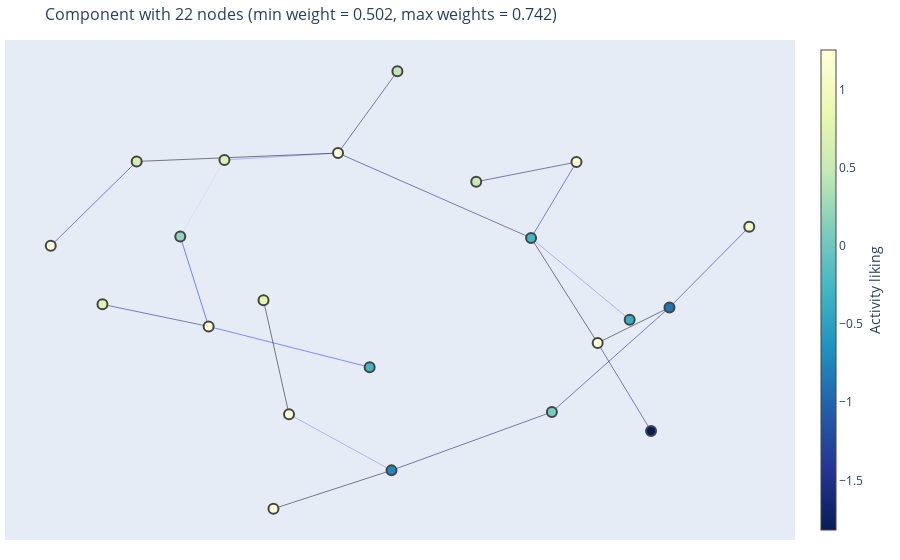
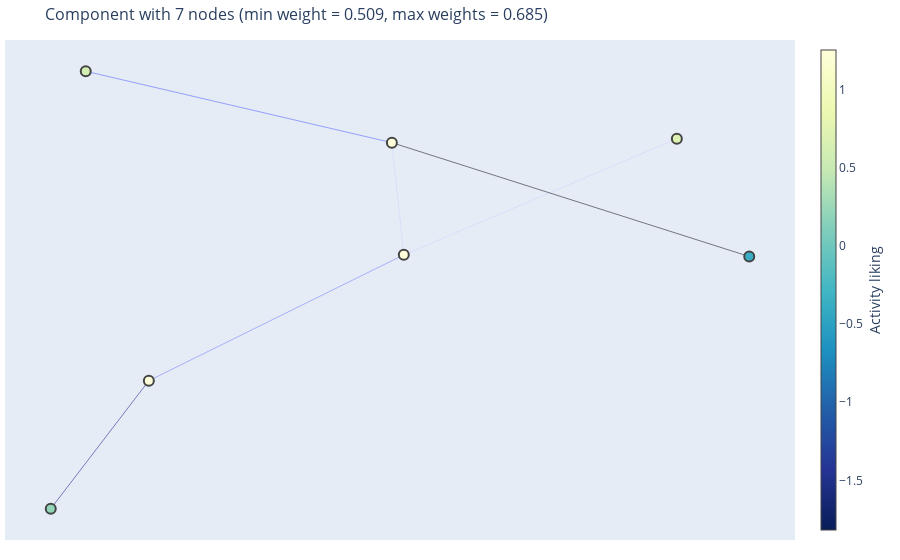
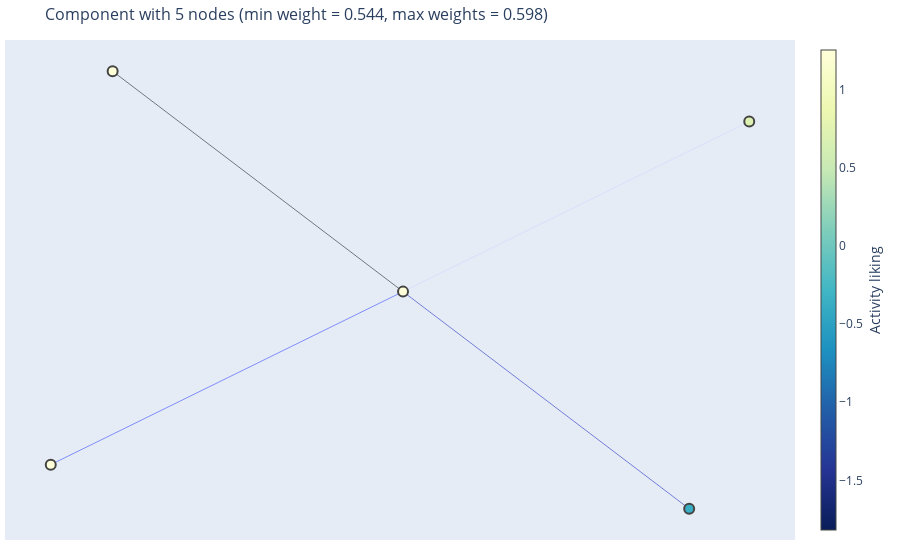

Write notebook code for charts like these, in order.
### Code cell
def cluster_nodes(G:nx.Graph, opposite_weight:bool = False, upper_quantile_removed:float=.8):
    """
    Cluster nodes with Kruskal's algorithm. 
    The greater the weight the less likely the two nodes are in the same component.
    """
    edge_attr_name = "weight" 
    if opposite_weight:
        new_G = add_opposite_edge_attr(G,"weight","opposite_weight")
        edge_attr_name = "opposite_weight"

    G_MST = nx.minimum_spanning_tree(new_G, weight=edge_attr_name)

    opposite_weight = list(nx.get_edge_attributes(G_MST,name=edge_attr_name).values())
    print("opposite_weight:",opposite_weight)

    q = np.quantile(opposite_weight,upper_quantile_removed)
    for edge,edge_opp_weight in nx.get_edge_attributes(G_MST,edge_attr_name).items():
        if edge_opp_weight >= q:
            G_MST.remove_edge(edge[0],edge[1])

    connected_components_index = sorted(nx.connected_components(G_MST), key=len, reverse=True)
    return connected_components_index, G_MST

def draw_clustering(G:nx.Graph,
                    opposite_weight: bool = True,
                    upper_quantile_removed:float=0.8,
                    node_annotations: Optional[Iterable] = None,
                    node_colors: Optional[Iterable] = None,
                    node_color_label: Optional[str] = ""):
    connected_components_index, G_MST = cluster_nodes(G, opposite_weight = opposite_weight, upper_quantile_removed = upper_quantile_removed)

    words = list(translator_word_to_index.keys())
    for nodes_index in connected_components_index:
        new_component_words = []
        for id in nodes_index:
            new_component_words.append(words[id])
        print("Component's words =", new_component_words)

        n_nodes = len(nodes_index)
        if n_nodes > 1: 
            component_subgraph = G_MST.subgraph(nodes_index)
            weights = list(nx.get_edge_attributes(component_subgraph,"weight").values())
            weight_message = f"min weight = {np.min(weights):.3f}, max weights = {np.max(weights):.3f}"

            draw_networkx_graph(
                component_subgraph,
                node_annotations=node_annotations,
                node_colors = node_colors,
                node_color_label = node_color_label,
                title=f"Component with {n_nodes:d} nodes ("+ weight_message +")")

draw_clustering(G_participant_graph,
                upper_quantile_removed=.7,
                node_annotations=list(translator_word_to_index.keys()),
                node_colors = participant_graph.x[:,0].tolist(),
                node_color_label = "Activity liking")

### Figure 1 — Plotly figure (JSON) as saved in the notebook; plotly's stock layout.template omitted (floating-point values rounded to 4 significant figures)
{"data": [{"hoverinfo": "none", "line": {"color": "hsl(235,100%,72%)", "width": 0.5}, "mode": "lines", "type": "scatter", "x": [-0.294, -0.005814], "y": [-0.5627, -0.8137]}, {"hoverinfo": "none", "line": {"color": "hsl(235,100%,3%)", "width": 0.5}, "mode": "lines", "type": "scatter", "x": [-0.294, -0.3657], "y": [-0.5627, -0.05399]}, {"hoverinfo": "none", "line": {"color": "hsl(235,100%,30%)", "width": 0.5}, "mode": "lines", "type": "scatter", "x": [-0.9639, -0.7223], "y": [0.1895, 0.5665]}, {"hoverinfo": "none", "line": {"color": "hsl(235,100%,24%)", "width": 0.5}, "mode": "lines", "type": "scatter", "x": [0.5738, 0.7239], "y": [-0.2446, -0.6377]}, {"hoverinfo": "none", "line": {"color": "hsl(235,100%,6%)", "width": 0.5}, "mode": "lines", "type": "scatter", "x": [0.5738, 0.3866], "y": [-0.2446, 0.2248]}, {"hoverinfo": "none", "line": {"color": "hsl(235,100%,0%)", "width": 0.5}, "mode": "lines", "type": "scatter", "x": [0.5738, 0.7757], "y": [-0.2446, -0.08574]}, {"hoverinfo": "none", "line": {"color": "hsl(235,100%,90%)", "width": 0.5}, "mode": "lines", "type": "scatter", "x": [-0.4755, -0.5997], "y": [0.5732, 0.2309]}, {"hoverinfo": "none", "line": {"color": "hsl(235,100%,73%)", "width": 0.5}, "mode": "lines", "type": "scatter", "x": [-0.4755, -0.1562], "y": [0.5732, 0.604]}, {"hoverinfo": "none", "line": {"color": "hsl(235,100%,71%)", "width": 0.5}, "mode": "lines", "type": "scatter", "x": [0.6638, 0.3866], "y": [-0.1405, 0.2248]}, {"hoverinfo": "none", "line": {"color": "hsl(235,100%,49%)", "width": 0.5}, "mode": "lines", "type": "scatter", "x": [-0.5997, -0.5199], "y": [0.2309, -0.1706]}, {"hoverinfo": "none", "line": {"color": "hsl(235,100%,1%)", "width": 0.5}, "mode": "lines", "type": "scatter", "x": [-0.7223, -0.1562], "y": [0.5665, 0.604]}, {"hoverinfo": "none", "line": {"color": "hsl(235,100%,54%)", "width": 0.5}, "mode": "lines", "type": "scatter", "x": [-0.5199, -0.06722], "y": [-0.1706, -0.353]}, {"hoverinfo": "none", "line": {"color": "hsl(235,100%,26%)", "width": 0.5}, "mode": "lines", "type": "scatter", "x": [-0.5199, -0.8185], "y": [-0.1706, -0.07199]}, {"hoverinfo": "none", "line": {"color": "hsl(235,100%,17%)", "width": 0.5}, "mode": "lines", "type": "scatter", "x": [-0.005814, 0.4451], "y": [-0.8137, -0.5529]}, {"hoverinfo": "none", "line": {"color": "hsl(235,100%,9%)", "width": 0.5}, "mode": "lines", "type": "scatter", "x": [-0.005814, -0.3377], "y": [-0.8137, -0.9852]}, {"hoverinfo": "none", "line": {"color": "hsl(235,100%,18%)", "width": 0.5}, "mode": "lines", "type": "scatter", "x": [0.2324, 0.5142], "y": [0.4758, 0.5638]}, {"hoverinfo": "none", "line": {"color": "hsl(235,100%,40%)", "width": 0.5}, "mode": "lines", "type": "scatter", "x": [0.5142, 0.3866], "y": [0.5638, 0.2248]}, {"hoverinfo": "none", "line": {"color": "hsl(235,100%,29%)", "width": 0.5}, "mode": "lines", "type": "scatter", "x": [1.0, 0.7757], "y": [0.2744, -0.08574]}, {"hoverinfo": "none", "line": {"color": "hsl(235,100%,27%)", "width": 0.5}, "mode": "lines", "type": "scatter", "x": [0.7757, 0.4451], "y": [-0.08574, -0.5529]}, {"hoverinfo": "none", "line": {"color": "hsl(235,100%,22%)", "width": 0.5}, "mode": "lines", "type": "scatter", "x": [-0.1562, 0.3866], "y": [0.604, 0.2248]}, {"hoverinfo": "none", "line": {"color": "hsl(235,100%,18%)", "width": 0.5}, "mode": "lines", "type": "scatter", "x": [-0.1562, 0.01076], "y": [0.604, 0.9695]}, {"hoverinfo": "text", "marker": {"color": [1.255, 1.255, 1.255, 0.7019, -0.3734, 0.2103, 0.6097, 1.255, 0.8248, -0.7421, 0.5175, 1.255, -1.817, 1.255, 0.7326, 1.009, -0.865, 0.05669, 1.255, -0.2813, 0.4561, -0.2813, -1.049, 1.255, 0.1489, 0.2103, -0.312, 0.3025, -0.7114, 1.255, 1.255, 1.224, -0.3734, 1.255, 1.255, 1.255, -1.111, 1.224, 1.255, -0.2813, -1.817, 1.255, 1.255, -0.03548, 1.255, 0.8248, 0.6097, -0.2198, 0.794, 1.255, 1.255, -0.4349, 0.4254, 0.7633, 0.8555, 1.255, 1.255, 1.255, 1.255, 1.202], "colorbar": {"thickness": 15, "title": {"side": "right", "text": "Activity liking"}, "xanchor": "left"}, "colorscale": [[0, "rgb(255,255,217)"], [0.125, "rgb(237,248,177)"], [0.25, "rgb(199,233,180)"], [0.375, "rgb(127,205,187)"], [0.5, "rgb(65,182,196)"], [0.625, "rgb(29,145,192)"], [0.75, "rgb(34,94,168)"], [0.875, "rgb(37,52,148)"], [1, "rgb(8,29,88)"]], "line": {"width": 2}, "reversescale": true, "showscale": true, "size": 10}, "mode": "markers", "text": ["Autobiography book:1.25", "Brunch:0.61", "Cinema:0.82", "Comedy podcast:1.25", "Concert:1.25", "Current affairs podcast:1.01", "Dinner party:-0.86", "Documentary series:1.25", "Fantasy fiction audiobook:-0.28", "History book:0.21", "Karaoke:-0.71", "Musical:1.25", "Netflix:1.25", "Reading a novel:1.25", "Reality TV:0.82", "RomCom film:0.61", "Sci-fi film:1.25", "Science non-fiction book:1.25", "Stand up comedy night:0.86", "Theater show:1.25", "Trivia night:1.25", "True crime TV series:1.25"], "type": "scatter", "x": [-0.294, -0.9639, 0.5738, -0.4755, 0.6638, -0.5997, -0.7223, -0.5199, -0.3657, -0.005814, 0.2324, 0.5142, 0.7239, -0.3377, -0.8185, 1.0, 0.7757, 0.4451, -0.1562, 0.3866, 0.01076, -0.06722], "y": [-0.5627, 0.1895, -0.2446, 0.5732, -0.1405, 0.2309, 0.5665, -0.1706, -0.05399, -0.8137, 0.4758, 0.5638, -0.6377, -0.9852, -0.07199, 0.2744, -0.08574, -0.5529, 0.604, 0.2248, 0.9695, -0.353]}], "layout": {"hovermode": "closest", "margin": {"b": 20, "l": 5, "r": 5, "t": 40}, "showlegend": false, "title": {"font": {"size": 16}, "text": "Component with 22 nodes (min weight = 0.502, max weights = 0.742)"}, "xaxis": {"showgrid": false, "showticklabels": false, "zeroline": false}, "yaxis": {"showgrid": false, "showticklabels": false, "zeroline": false}}}

### Figure 2 — Plotly figure (JSON) as saved in the notebook; plotly's stock layout.template omitted (floating-point values rounded to 4 significant figures)
{"data": [{"hoverinfo": "none", "line": {"color": "hsl(235,100%,90%)", "width": 0.5}, "mode": "lines", "type": "scatter", "x": [0.08328, 0.0615], "y": [-0.01682, 0.4176]}, {"hoverinfo": "none", "line": {"color": "hsl(235,100%,90%)", "width": 0.5}, "mode": "lines", "type": "scatter", "x": [0.08328, 0.5815], "y": [-0.01682, 0.4327]}, {"hoverinfo": "none", "line": {"color": "hsl(235,100%,70%)", "width": 0.5}, "mode": "lines", "type": "scatter", "x": [0.08328, -0.3819], "y": [-0.01682, -0.5042]}, {"hoverinfo": "none", "line": {"color": "hsl(235,100%,25%)", "width": 0.5}, "mode": "lines", "type": "scatter", "x": [-0.3819, -0.5609], "y": [-0.5042, -1.0]}, {"hoverinfo": "none", "line": {"color": "hsl(235,100%,63%)", "width": 0.5}, "mode": "lines", "type": "scatter", "x": [0.0615, -0.497], "y": [0.4176, 0.6941]}, {"hoverinfo": "none", "line": {"color": "hsl(235,100%,0%)", "width": 0.5}, "mode": "lines", "type": "scatter", "x": [0.0615, 0.7135], "y": [0.4176, -0.02328]}, {"hoverinfo": "text", "marker": {"color": [1.255, 1.255, 1.255, 0.7019, -0.3734, 0.2103, 0.6097, 1.255, 0.8248, -0.7421, 0.5175, 1.255, -1.817, 1.255, 0.7326, 1.009, -0.865, 0.05669, 1.255, -0.2813, 0.4561, -0.2813, -1.049, 1.255, 0.1489, 0.2103, -0.312, 0.3025, -0.7114, 1.255, 1.255, 1.224, -0.3734, 1.255, 1.255, 1.255, -1.111, 1.224, 1.255, -0.2813, -1.817, 1.255, 1.255, -0.03548, 1.255, 0.8248, 0.6097, -0.2198, 0.794, 1.255, 1.255, -0.4349, 0.4254, 0.7633, 0.8555, 1.255, 1.255, 1.255, 1.255, 1.202], "colorbar": {"thickness": 15, "title": {"side": "right", "text": "Activity liking"}, "xanchor": "left"}, "colorscale": [[0, "rgb(255,255,217)"], [0.125, "rgb(237,248,177)"], [0.25, "rgb(199,233,180)"], [0.375, "rgb(127,205,187)"], [0.5, "rgb(65,182,196)"], [0.625, "rgb(29,145,192)"], [0.75, "rgb(34,94,168)"], [0.875, "rgb(37,52,148)"], [1, "rgb(8,29,88)"]], "line": {"width": 2}, "reversescale": true, "showscale": true, "size": 10}, "mode": "markers", "text": ["Art gallery:1.25", "Museum:1.25", "Painting:1.25", "Pottery workshop:1.25", "Gardening:-1.05", "Historical tour:0.15", "Home decorating:-0.31"], "type": "scatter", "x": [0.08328, -0.3819, 0.0615, 0.5815, 0.7135, -0.5609, -0.497], "y": [-0.01682, -0.5042, 0.4176, 0.4327, -0.02328, -1.0, 0.6941]}], "layout": {"hovermode": "closest", "margin": {"b": 20, "l": 5, "r": 5, "t": 40}, "showlegend": false, "title": {"font": {"size": 16}, "text": "Component with 7 nodes (min weight = 0.509, max weights = 0.685)"}, "xaxis": {"showgrid": false, "showticklabels": false, "zeroline": false}, "yaxis": {"showgrid": false, "showticklabels": false, "zeroline": false}}}

### Figure 3 — Plotly figure (JSON) as saved in the notebook; plotly's stock layout.template omitted (floating-point values rounded to 4 significant figures)
{"data": [{"hoverinfo": "none", "line": {"color": "hsl(235,100%,90%)", "width": 0.5}, "mode": "lines", "type": "scatter", "x": [0.005694, 0.9652], "y": [-0.0003049, 0.772]}, {"hoverinfo": "none", "line": {"color": "hsl(235,100%,55%)", "width": 0.5}, "mode": "lines", "type": "scatter", "x": [0.005694, -0.9706], "y": [-0.0003049, -0.7857]}, {"hoverinfo": "none", "line": {"color": "hsl(235,100%,36%)", "width": 0.5}, "mode": "lines", "type": "scatter", "x": [0.005694, 0.7987], "y": [-0.0003049, -0.9859]}, {"hoverinfo": "none", "line": {"color": "hsl(235,100%,0%)", "width": 0.5}, "mode": "lines", "type": "scatter", "x": [0.005694, -0.7991], "y": [-0.0003049, 1.0]}, {"hoverinfo": "text", "marker": {"color": [1.255, 1.255, 1.255, 0.7019, -0.3734, 0.2103, 0.6097, 1.255, 0.8248, -0.7421, 0.5175, 1.255, -1.817, 1.255, 0.7326, 1.009, -0.865, 0.05669, 1.255, -0.2813, 0.4561, -0.2813, -1.049, 1.255, 0.1489, 0.2103, -0.312, 0.3025, -0.7114, 1.255, 1.255, 1.224, -0.3734, 1.255, 1.255, 1.255, -1.111, 1.224, 1.255, -0.2813, -1.817, 1.255, 1.255, -0.03548, 1.255, 0.8248, 0.6097, -0.2198, 0.794, 1.255, 1.255, -0.4349, 0.4254, 0.7633, 0.8555, 1.255, 1.255, 1.255, 1.255, 1.202], "colorbar": {"thickness": 15, "title": {"side": "right", "text": "Activity liking"}, "xanchor": "left"}, "colorscale": [[0, "rgb(255,255,217)"], [0.125, "rgb(237,248,177)"], [0.25, "rgb(199,233,180)"], [0.375, "rgb(127,205,187)"], [0.5, "rgb(65,182,196)"], [0.625, "rgb(29,145,192)"], [0.75, "rgb(34,94,168)"], [0.875, "rgb(37,52,148)"], [1, "rgb(8,29,88)"]], "line": {"width": 2}, "reversescale": true, "showscale": true, "size": 10}, "mode": "markers", "text": ["Board games:0.70", "Online chess:1.22", "Poker:-1.82", "Sports video games:0.43", "Frisbee:-0.28"], "type": "scatter", "x": [0.005694, -0.9706, -0.7991, 0.9652, 0.7987], "y": [-0.0003049, -0.7857, 1.0, 0.772, -0.9859]}], "layout": {"hovermode": "closest", "margin": {"b": 20, "l": 5, "r": 5, "t": 40}, "showlegend": false, "title": {"font": {"size": 16}, "text": "Component with 5 nodes (min weight = 0.544, max weights = 0.598)"}, "xaxis": {"showgrid": false, "showticklabels": false, "zeroline": false}, "yaxis": {"showgrid": false, "showticklabels": false, "zeroline": false}}}
